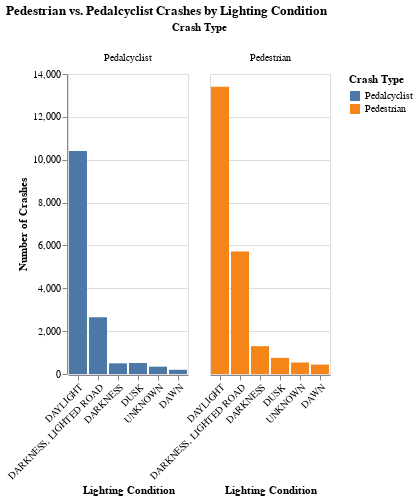

This figure's notebook cell:
### Markdown cell above
## Visual-# Comparing the number of Pedestrain and Pedalcyclist relative to Lighting Conditions BarChart

### Code cell
# Visual one 
import altair as alt

# Label the type of crash in each DataFrame
pedestrian_df['Type'] = 'Pedestrian'
pedalcyclist_df['Type'] = 'Pedalcyclist'

# Combine both DataFrames into one that contains all pedastrian related accidents
all_pedastrian_df = pd.concat([pedestrian_df, pedalcyclist_df], ignore_index=True)

# Group by crash type and lighting condition
grouped = all_pedastrian_df.groupby(['Type', 'LIGHTING_CONDITION']).size().reset_index(name='Count')

# Create a grouped bar chart
bar_chart = alt.Chart(grouped).mark_bar().encode(
    x=alt.X('LIGHTING_CONDITION:N', title='Lighting Condition', sort='-y'),
    y=alt.Y('Count:Q', title='Number of Crashes'),
    color=alt.Color('Type:N', title='Crash Type'),
    column=alt.Column('Type:N', title='Crash Type'), # Create separate columns for each crash type
    tooltip=['Type:N', 'LIGHTING_CONDITION:N', 'Count:Q']
).properties(
    title='Pedestrian vs. Pedalcyclist Crashes by Lighting Condition'
).configure_axisX(labelAngle=-45)

bar_chart.show()

### Figure 1 — Vega-Lite specification as saved in the notebook (floating-point values rounded to 4 significant figures)
{"config": {"view": {"continuousWidth": 300, "continuousHeight": 300}, "axisX": {"labelAngle": -45}}, "data": {"name": "data-ff3c994a647fc91fb1840dd26b9b335a"}, "mark": {"type": "bar"}, "encoding": {"color": {"field": "Type", "title": "Crash Type", "type": "nominal"}, "column": {"field": "Type", "title": "Crash Type", "type": "nominal"}, "tooltip": [{"field": "Type", "type": "nominal"}, {"field": "LIGHTING_CONDITION", "type": "nominal"}, {"field": "Count", "type": "quantitative"}], "x": {"field": "LIGHTING_CONDITION", "sort": "-y", "title": "Lighting Condition", "type": "nominal"}, "y": {"field": "Count", "title": "Number of Crashes", "type": "quantitative"}}, "title": "Pedestrian vs. Pedalcyclist Crashes by Lighting Condition", "$schema": "https://vega.github.io/schema/vega-lite/v5.20.1.json", "datasets": {"data-ff3c994a647fc91fb1840dd26b9b335a": [{"Type": "Pedalcyclist", "LIGHTING_CONDITION": "DARKNESS", "Count": 497}, {"Type": "Pedalcyclist", "LIGHTING_CONDITION": "DARKNESS, LIGHTED ROAD", "Count": 2644}, {"Type": "Pedalcyclist", "LIGHTING_CONDITION": "DAWN", "Count": 198}, {"Type": "Pedalcyclist", "LIGHTING_CONDITION": "DAYLIGHT", "Count": 10403}, {"Type": "Pedalcyclist", "LIGHTING_CONDITION": "DUSK", "Count": 514}, {"Type": "Pedalcyclist", "LIGHTING_CONDITION": "UNKNOWN", "Count": 342}, {"Type": "Pedestrian", "LIGHTING_CONDITION": "DARKNESS", "Count": 1299}, {"Type": "Pedestrian", "LIGHTING_CONDITION": "DARKNESS, LIGHTED ROAD", "Count": 5713}, {"Type": "Pedestrian", "LIGHTING_CONDITION": "DAWN", "Count": 439}, {"Type": "Pedestrian", "LIGHTING_CONDITION": "DAYLIGHT", "Count": 13406}, {"Type": "Pedestrian", "LIGHTING_CONDITION": "DUSK", "Count": 753}, {"Type": "Pedestrian", "LIGHTING_CONDITION": "UNKNOWN", "Count": 536}]}}
